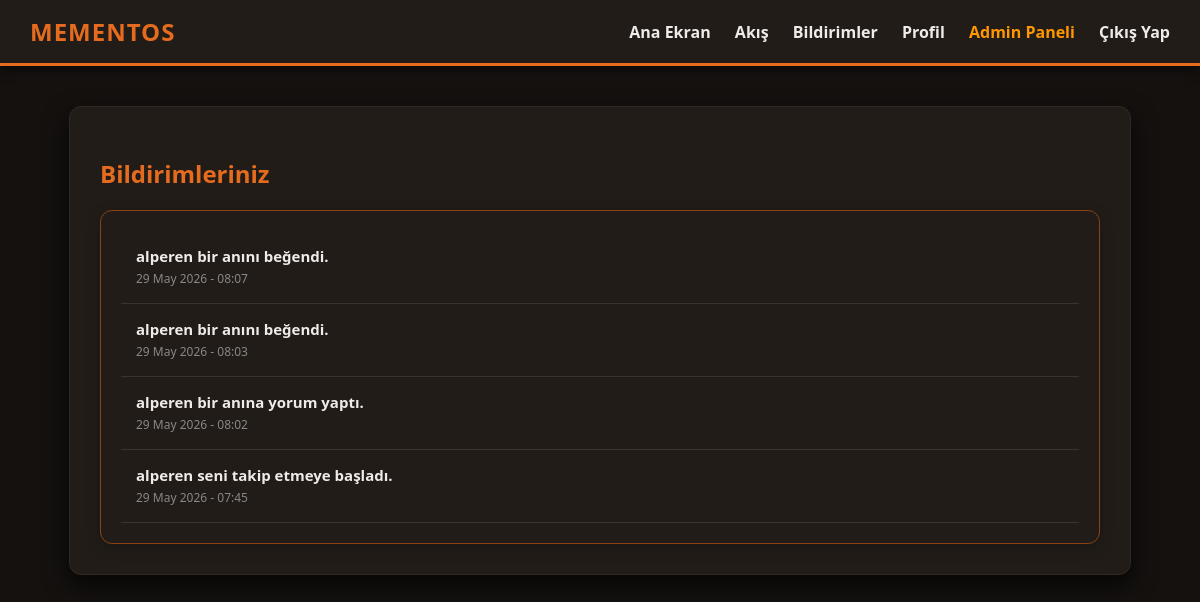
/notifications (signed in), run on the app's committed database.
### app/models.py (models this page shows, shortened)
class Notification(db.Model):
    id: so.Mapped[int] = so.mapped_column(primary_key=True)
    user_id: so.Mapped[int] = so.mapped_column(sa.ForeignKey(User.id), index=True)
    message: so.Mapped[str] = so.mapped_column(sa.String(256))
    link: so.Mapped[Optional[str]] = so.mapped_column(sa.String(256))
    timestamp: so.Mapped[datetime] = so.mapped_column(index=True, default=lambda: datetime.now(timezone.utc))
    is_read: so.Mapped[bool] = so.mapped_column(sa.Boolean, default=False)
    user: so.Mapped[User] = so.relationship(back_populates='notifications')

### app/main/routes.py (the view)
@bp.route('/notifications')
@login_required
def notifications():
    query = current_user.notifications.select().order_by(Notification.timestamp.desc())
    page = request.args.get('page', 1, type=int)
    pagination = db.paginate(query, page=page, per_page=20, error_out=False)
    unread = db.session.scalars(current_user.notifications.select().filter_by(is_read=False)).all()
    for notif in unread:
        notif.is_read = True
    if unread:
        db.session.commit()
    return render_template('notifications.html', title='Bildirimler', notifications=pagination.items, pagination=pagination)

### app/main/routes.py (called while the page is built)
@bp.before_request
def before_request():
    if current_user.is_authenticated:
        current_user.last_seen = datetime.now(timezone.utc)
        db.session.commit()

@bp.context_processor
def inject_notifications():
    if current_user.is_authenticated:
        unread_count = db.session.scalar(sa.select(sa.func.count(Notification.id)).where(Notification.user_id == current_user.id, Notification.is_read == False))
        return dict(unread_notifications_count=unread_count or 0)
    return dict(unread_notifications_count=0)

### app/models.py (called while the page is built)
@login.user_loader
def load_user(id):
    return db.session.get(User, int(id))

### app/templates/notifications.html (shortened to what this page needs)
{% extends "base.html" %}
{% block content %}
    <h2 style="color: var(--accent-orange); margin-bottom: 20px;">Bildirimleriniz</h2>
    <div style="background: var(--box-bg); border-radius: 12px; padding: 20px; box-shadow: 0 4px 15px rgba(0,0,0,0.2); border: 1px solid var(--accent-brown);">
        {% for notif in notifications %}
            <div style="padding: 15px; border-bottom: 1px solid rgba(255,255,255,0.1); display: flex; justify-content: space-between; align-items: center; transition: background 0.2s;" onmouseover="this.style.background='rgba(255,255,255,0.05)'" onmouseout="this.style.background='transparent'">
                <div>
                    <p style="margin: 0; color: var(--text-main); font-size: 15px;">
                        {% if notif.link %}
                            <a href="{{ notif.link }}" style="color: var(--text-main); text-decoration: none;">
                                <strong>{{ notif.message }}</strong>
                            </a>
                        {% else %}
                            <strong>{{ notif.message }}</strong>
                        {% endif %}
                    </p>
                    <span style="font-size: 12px; color: #888;">{{ notif.timestamp.strftime('%d %B %Y - %H:%M') }}</span>
                </div>
            </div>
        {% else %}
            <p style="color: #666; text-align: center; margin: 20px 0;">Henüz hiç bildiriminiz yok.</p>
        {% endfor %}
    </div>
{% endblock %}

### app/static/css/style.css (style rules this page uses)
:root { --bg-dark: #F5F5F5; --box-bg: #FFFFFF; --text-main: #14110F; --accent-orange: #E56B1F; --accent-brown: #D49A73; --input-bg: #EEEEEE; --window-header: #E0E0E0; --window-header-text: #333; --masonry-bg: rgba(255, 255, 255, 0.85); --window-bg: rgba(255, 255, 255, 0.85); }
.dark-mode { --bg-dark: #14110F; --box-bg: #211C18; --text-main: #EFEBE9; --accent-orange: #E56B1F; --accent-brown: #8A4315; --input-bg: #1A1613; --window-header: rgba(0, 0, 0, 0.5); --window-header-text: #eee; --masonry-bg: rgba(20, 15, 10, 0.85); --window-bg: rgba(30, 25, 20, 0.85); }
body { background-color: var(--bg-dark); color: var(--text-main); font-family: 'Segoe UI', Tahoma, Geneva, Verdana, sans-serif; margin: 0; padding: 0; }
a { color: var(--accent-orange); text-decoration: none; }

### data on the page
Notification: message "alperen bir anını beğendi.", timestamp "29 May 2026 - 08:07"
Notification: message "alperen bir anını beğendi.", timestamp "29 May 2026 - 08:03"
Notification: message "alperen bir anına yorum yaptı.", timestamp "29 May 2026 - 08:02"
Notification: message "alperen seni takip etmeye başladı.", timestamp "29 May 2026 - 07:45"
